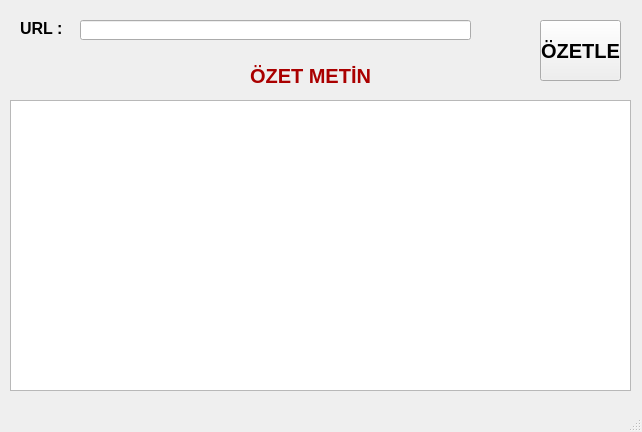
<?xml version="1.0" encoding="UTF-8"?>
<ui version="4.0">
 <class>wikipedi</class>
 <widget class="QMainWindow" name="wikipedi">
  <property name="geometry">
   <rect>
    <x>0</x>
    <y>0</y>
    <width>642</width>
    <height>432</height>
   </rect>
  </property>
  <property name="windowTitle">
   <string>MainWindow</string>
  </property>
  <widget class="QWidget" name="centralwidget">
   <widget class="QLabel" name="label">
    <property name="geometry">
     <rect>
      <x>20</x>
      <y>20</y>
      <width>51</width>
      <height>16</height>
     </rect>
    </property>
    <property name="font">
     <font>
      <pointsize>12</pointsize>
      <weight>75</weight>
      <bold>true</bold>
     </font>
    </property>
    <property name="text">
     <string>URL : </string>
    </property>
   </widget>
   <widget class="QPushButton" name="pushButton">
    <property name="geometry">
     <rect>
      <x>540</x>
      <y>20</y>
      <width>81</width>
      <height>61</height>
     </rect>
    </property>
    <property name="font">
     <font>
      <pointsize>15</pointsize>
      <weight>75</weight>
      <bold>true</bold>
     </font>
    </property>
    <property name="text">
     <string>ÖZETLE</string>
    </property>
   </widget>
   <widget class="QTextBrowser" name="textBrowser">
    <property name="geometry">
     <rect>
      <x>10</x>
      <y>100</y>
      <width>621</width>
      <height>291</height>
     </rect>
    </property>
   </widget>
   <widget class="QLabel" name="label_2">
    <property name="geometry">
     <rect>
      <x>250</x>
      <y>60</y>
      <width>131</width>
      <height>31</height>
     </rect>
    </property>
    <property name="palette">
     <palette>
      <active>
       <colorrole role="WindowText">
        <brush brushstyle="SolidPattern">
         <color alpha="255">
          <red>170</red>
          <green>0</green>
          <blue>0</blue>
         </color>
        </brush>
       </colorrole>
       <colorrole role="Text">
        <brush brushstyle="SolidPattern">
         <color alpha="255">
          <red>0</red>
          <green>0</green>
          <blue>0</blue>
         </color>
        </brush>
       </colorrole>
      </active>
      <inactive>
       <colorrole role="WindowText">
        <brush brushstyle="SolidPattern">
         <color alpha="255">
          <red>170</red>
          <green>0</green>
          <blue>0</blue>
         </color>
        </brush>
       </colorrole>
       <colorrole role="Text">
        <brush brushstyle="SolidPattern">
         <color alpha="255">
          <red>0</red>
          <green>0</green>
          <blue>0</blue>
         </color>
        </brush>
       </colorrole>
      </inactive>
      <disabled>
       <colorrole role="WindowText">
        <brush brushstyle="SolidPattern">
         <color alpha="255">
          <red>120</red>
          <green>120</green>
          <blue>120</blue>
         </color>
        </brush>
       </colorrole>
       <colorrole role="Text">
        <brush brushstyle="SolidPattern">
         <color alpha="255">
          <red>120</red>
          <green>120</green>
          <blue>120</blue>
         </color>
        </brush>
       </colorrole>
      </disabled>
     </palette>
    </property>
    <property name="font">
     <font>
      <pointsize>15</pointsize>
      <weight>75</weight>
      <bold>true</bold>
     </font>
    </property>
    <property name="text">
     <string>ÖZET METİN</string>
    </property>
   </widget>
   <widget class="QLineEdit" name="lineEdit">
    <property name="geometry">
     <rect>
      <x>80</x>
      <y>20</y>
      <width>391</width>
      <height>20</height>
     </rect>
    </property>
   </widget>
  </widget>
  <widget class="QStatusBar" name="statusbar"/>
 </widget>
 <resources/>
 <connections/>
</ui>
